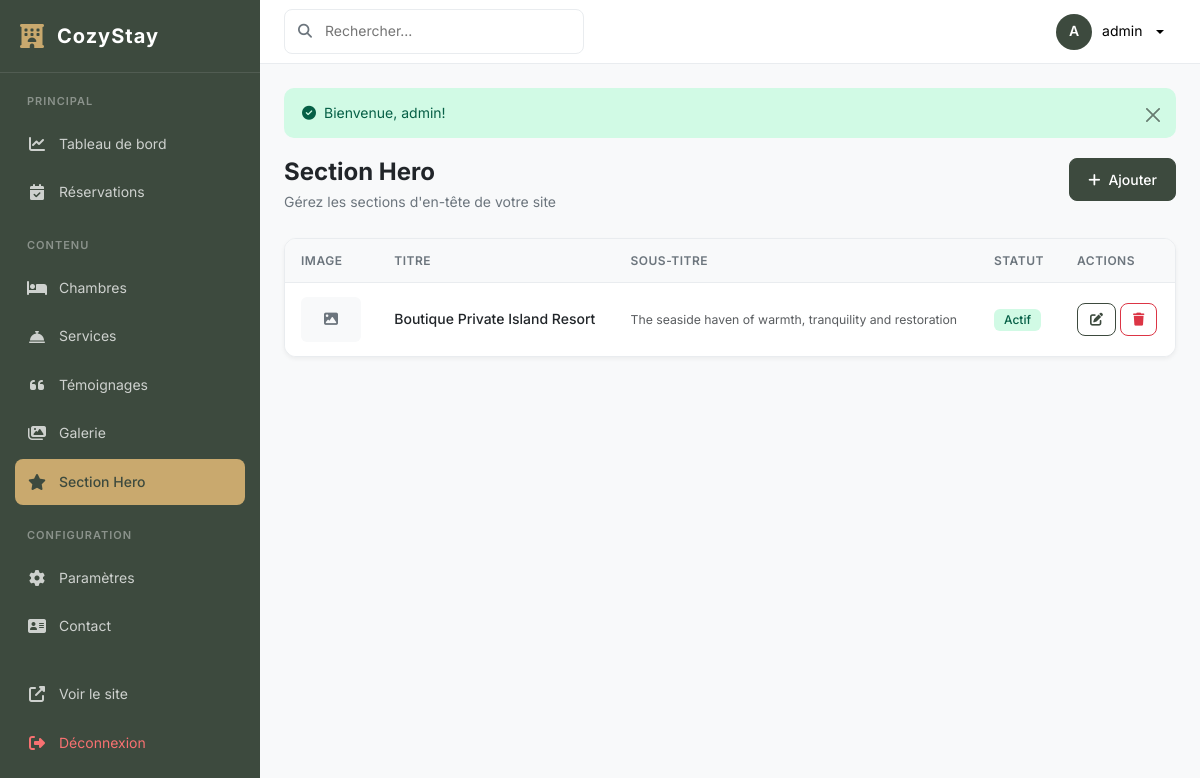
/dashboard/hero/index.php (signed in), run on the app's committed database.
### tables this page shows
CREATE TABLE IF NOT EXISTS `hero_sections` (
  `id` int(11) NOT NULL AUTO_INCREMENT,
  `title` varchar(200) NOT NULL,
  `subtitle` varchar(300) NOT NULL,
  `description` text,
  `background_image` varchar(500) DEFAULT NULL,
  `button_text` varchar(50) DEFAULT 'Book Now',
  `button_link` varchar(200) DEFAULT '/rooms.php',
  `is_active` tinyint(1) DEFAULT 1,
  `order_position` int(11) DEFAULT 0,
  `created_at` datetime DEFAULT CURRENT_TIMESTAMP,
  `updated_at` datetime DEFAULT CURRENT_TIMESTAMP ON UPDATE CURRENT_TIMESTAMP,
  PRIMARY KEY (`id`)
);

### includes/functions.php (called while the page is built, shortened)
<?php
function truncateWords($text, $words = 20) {
    $text = strip_tags($text);
    $wordArray = explode(' ', $text);
    return $text;
}
function e($str) {
    return htmlspecialchars($str ?? '', ENT_QUOTES, 'UTF-8');
}

### dashboard/hero/index.php (the view, shortened to what this page needs)
<?php
include __DIR__ . '/../includes/dash_header.php';
$db = getDB();
$items = $db->query("SELECT * FROM hero_sections ORDER BY order_position ASC")->fetchAll();
?>
<div class="page-header">
    <div><h1>Section Hero</h1><p>Gérez les sections d'en-tête de votre site</p></div>
    <a href="<?= SITE_URL ?>/dashboard/hero/form.php" class="btn btn-primary"><i class="fas fa-plus me-2"></i>Ajouter</a>
</div>
<div class="dashboard-card"><div class="card-body p-0"><div class="table-responsive">
    <table class="table table-hover mb-0">
        <thead><tr><th>Image</th><th>Titre</th><th>Sous-titre</th><th>Statut</th><th>Actions</th></tr></thead>
        <tbody>
            <?php foreach ($items as $h): ?>
            <tr>
                <td><?php if ($h['background_image'] && file_exists(ROOT_PATH . '/' . $h['background_image'])): ?><img src="<?= imageUrl($h['background_image']) ?>" style="width:60px;height:45px;object-fit:cover;border-radius:6px;" alt=""><?php else: ?><div class="img-placeholder"><i class="fas fa-image"></i></div><?php endif; ?></td>
                <td><div class="fw-medium"><?= e($h['title']) ?></div></td>
                <td><small class="text-muted"><?= truncateWords($h['subtitle'], 10) ?></small></td>
                <td><span class="badge <?= $h['is_active'] ? 'bg-confirmed' : 'bg-cancelled' ?>"><?= $h['is_active'] ? 'Actif' : 'Inactif' ?></span></td>
                <td><div class="d-flex gap-1"><a href="<?= SITE_URL ?>/dashboard/hero/form.php?id=<?= $h['id'] ?>" class="btn btn-sm btn-outline-primary"><i class="fas fa-edit"></i></a><a href="<?= SITE_URL ?>/dashboard/hero/delete.php?id=<?= $h['id'] ?>" class="btn btn-sm btn-outline-danger" onclick="return confirm('Supprimer?')"><i class="fas fa-trash"></i></a></div></td>
            </tr>
            <?php endforeach; ?>
        </tbody>
    </table>
</div></div></div>
<?php include __DIR__ . '/../includes/dash_footer.php'; ?>

### assets/css/dashboard.css (style rules this page uses)
:root { --primary-green: #3d4a3e; --primary-green-light: #4a5a4b; --primary-green-dark: #2d3a2e; --accent-gold: #c9a96e; --accent-beige: #d4c4a8; --sidebar-width: 260px; --topbar-height: 64px; --bg-light: #f8f9fa; --bg-card: #ffffff; --text-dark: #212529; --text-muted: #6c757d; --border-color: #e9ecef; --shadow-sm: 0 2px 4px rgba(0, 0, 0, 0.05); --shadow-md: 0 4px 12px rgba(0, 0, 0, 0.1); --transition: all 0.3s ease; }
* { margin: 0; padding: 0; box-sizing: border-box; }
body { font-family: 'Inter', -apple-system, BlinkMacSystemFont, 'Segoe UI', Roboto, sans-serif; background-color: var(--bg-light); color: var(--text-dark); font-size: 14px; line-height: 1.6; }
.page-header { display: flex; justify-content: space-between; align-items: flex-start; margin-bottom: 24px; }
.page-header h1 { font-size: 24px; font-weight: 700; color: var(--text-dark); margin-bottom: 4px; }
.page-header p { color: var(--text-muted); margin: 0; }
.dashboard-card { background: var(--bg-card); border-radius: 12px; box-shadow: var(--shadow-sm); border: 1px solid var(--border-color); overflow: hidden; }
.dashboard-card .card-body { padding: 20px; }
.table { margin: 0; }
.table thead th { background: var(--bg-light); font-weight: 600; font-size: 12px; text-transform: uppercase; letter-spacing: 0.5px; color: var(--text-muted); padding: 12px 16px; border-bottom: 1px solid var(--border-color); }
.table tbody td { padding: 14px 16px; vertical-align: middle; border-bottom: 1px solid var(--border-color); }
.table tbody tr:last-child td { border-bottom: none; }
.badge { font-size: 12px; font-weight: 500; padding: 5px 10px; border-radius: 6px; }
.bg-confirmed { background: #d1fae5 !important; color: #065f46 !important; }
.btn { font-size: 14px; font-weight: 500; padding: 10px 18px; border-radius: 8px; transition: var(--transition); }
.btn-sm { padding: 6px 12px; font-size: 13px; }
.btn-primary { background: var(--primary-green); border-color: var(--primary-green); }
.btn-outline-primary { color: var(--primary-green); border-color: var(--primary-green); }
.img-placeholder { width: 60px; height: 45px; background: var(--bg-light); border-radius: 6px; display: flex; align-items: center; justify-content: center; color: var(--text-muted); }

### data on the page
hero_sections: title "Boutique Private Island Resort", subtitle "The seaside haven of warmth, tranquility and restoration", is_active "Actif"

### other printed values
substr($_SESSION['admin_username'] ?? 'A', 0, 1) "A"
$_SESSION['admin_username'] "admin"
$msg['message'] "Bienvenue, admin!"
